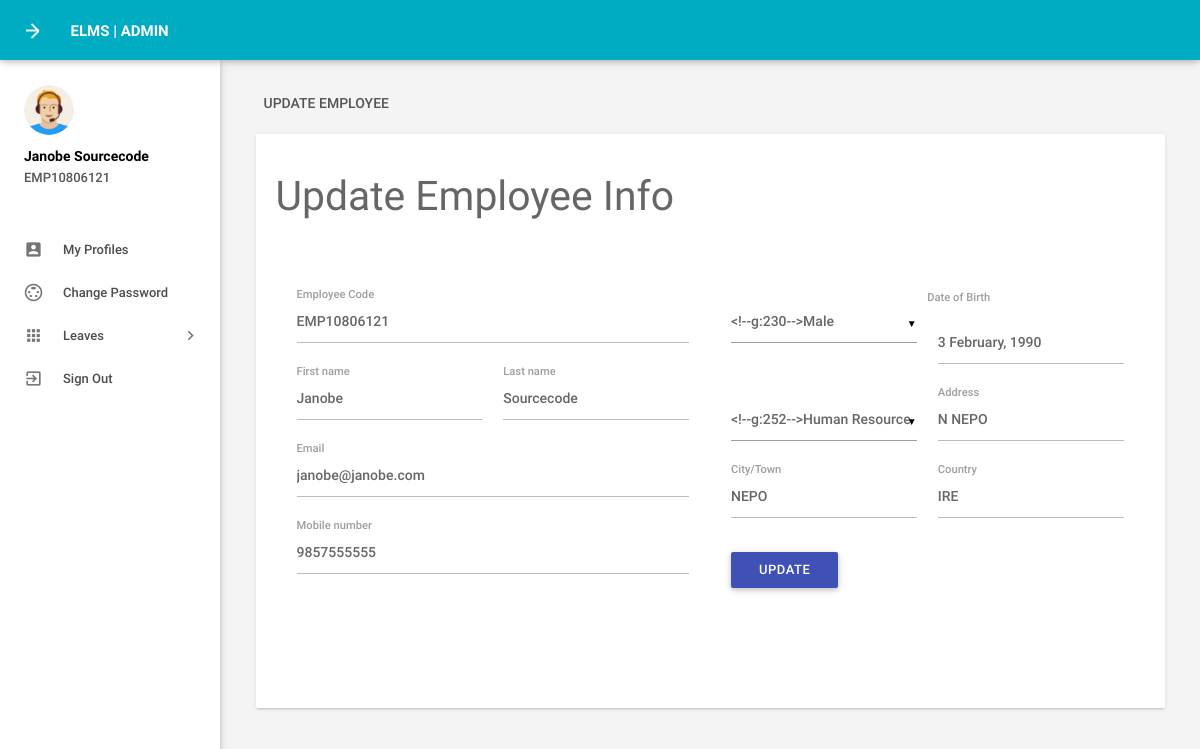
The page /myprofile.php (signed in) on the database its author committed.
### tables this page shows
CREATE TABLE `tblemployees` (
  `id` int(11) NOT NULL,
  `EmpId` varchar(100) NOT NULL,
  `FirstName` varchar(150) NOT NULL,
  `LastName` varchar(150) NOT NULL,
  `EmailId` varchar(200) NOT NULL,
  `Password` varchar(180) NOT NULL,
  `Gender` varchar(100) NOT NULL,
  `Dob` varchar(100) NOT NULL,
  `Department` varchar(255) NOT NULL,
  `Address` varchar(255) NOT NULL,
  `City` varchar(200) NOT NULL,
  `Country` varchar(150) NOT NULL,
  `Phonenumber` char(11) NOT NULL,
  `Status` int(1) NOT NULL,
  `RegDate` timestamp NOT NULL DEFAULT CURRENT_TIMESTAMP
);

### myprofile.php (the view, shortened to what this page needs)
<?php
include('includes/config.php');
if(strlen($_SESSION['emplogin'])==0)
    {
header('location:index.php');
}
else{
    ?>
<!DOCTYPE html>
<html lang="en">
    <head>
        <link type="text/css" rel="stylesheet" href="assets/plugins/materialize/css/materialize.min.css"/>
        <link href="assets/plugins/material-preloader/css/materialPreloader.min.css" rel="stylesheet">
        <link href="assets/css/alpha.min.css" rel="stylesheet" type="text/css"/>
        <link href="assets/css/custom.css" rel="stylesheet" type="text/css"/>
    </head>
    <body>
  <?php include('includes/header.php');?>
       <?php include('includes/sidebar.php');?>
   <main class="mn-inner">
                <div class="row">
                    <div class="col s12">
                        <div class="page-title">Update employee</div>
                    </div>
                    <div class="col s12 m12 l12">
                        <div class="card">
                            <div class="card-content">
                                <form id="example-form" method="post" name="updatemp">
                                    <div>
                                        <h3>Update Employee Info</h3>
                                        <section>
                                            <div class="wizard-content">
                                                <div class="row">
                                                    <div class="col m6">
                                                        <div class="row">
<?php
$eid=$_SESSION['emplogin'];
$sql = "SELECT * from  tblemployees where EmailId=:eid";
$query = $dbh -> prepare($sql);
$query -> bindParam(':eid',$eid, PDO::PARAM_STR);
$query->execute();
$results=$query->fetchAll(PDO::FETCH_OBJ);
if($query->rowCount() > 0)
{
foreach($results as $result)
{               ?>
 <div class="input-field col  s12">
<label for="empcode">Employee Code</label>
<input  name="empcode" id="empcode" value="<?php echo htmlentities($result->EmpId);?>" type="text" autocomplete="off" readonly required>
</div>
<div class="input-field col m6 s12">
<label for="firstName">First name</label>
<input id="firstName" name="firstName" value="<?php echo htmlentities($result->FirstName);?>"  type="text" required>
</div>
<div class="input-field col m6 s12">
<label for="lastName">Last name </label>
<input id="lastName" name="lastName" value="<?php echo htmlentities($result->LastName);?>" type="text" autocomplete="off" required>
</div>
<div class="input-field col s12">
<label for="email">Email</label>
<input  name="email" type="email" id="email" value="<?php echo htmlentities($result->EmailId);?>" readonly autocomplete="off" required>
</div>
<div class="input-field col s12">
<label for="phone">Mobile number</label>
<input id="phone" name="mobileno" type="tel" value="<?php echo htmlentities($result->Phonenumber);?>" maxlength="10" autocomplete="off" required>
 </div>
</div>
</div>
<div class="col m6">
<div class="row">
<div class="input-field col m6 s12">
</div>
<label for="birthdate">Date of Birth</label>
<div class="input-field col m6 s12">
<input id="birthdate" name="dob"  class="datepicker" value="<?php echo htmlentities($result->Dob);?>" >
</div>
<div class="input-field col m6 s12">
</div>
<div class="input-field col m6 s12">
<label for="address">Address</label>
<input id="address" name="address" type="text"  value="<?php echo htmlentities($result->Address);?>" autocomplete="off" required>
</div>
<div class="input-field col m6 s12">
<label for="city">City/Town</label>
<input id="city" name="city" type="text"  value="<?php echo htmlentities($result->City);?>" autocomplete="off" required>
 </div>
<div class="input-field col m6 s12">
<label for="country">Country</label>
<input id="country" name="country" type="text"  value="<?php echo htmlentities($result->Country);?>" autocomplete="off" required>
</div>
<?php }}?>
<div class="input-field col s12">
<button type="submit" name="update"  id="update" class="waves-effect waves-light btn indigo m-b-xs">UPDATE</button>
</div>
                                                        </div>
                                                    </div>
                                                </div>
                                            </div>
                                        </section>
                                    </div>
                                </form>
                            </div>
                        </div>
                    </div>
                </div>
            </main>
        </div>
        <div class="left-sidebar-hover"></div>
    </body>
</html>
<?php } ?>

### includes/sidebar.php (shortened to what this page needs)
     <aside id="slide-out" class="side-nav white fixed">
                <div class="side-nav-wrapper">
                    <div class="sidebar-profile">
                        <div class="sidebar-profile-image">
                            <img src="assets/images/profile-image.png" class="circle" alt="">
                        </div>
                        <div class="sidebar-profile-info">
                    <?php
$eid=$_SESSION['eid'];
$sql = "SELECT FirstName,LastName,EmpId from  tblemployees where id=:eid";
$query = $dbh -> prepare($sql);
$query->bindParam(':eid',$eid,PDO::PARAM_STR);
$query->execute();
$results=$query->fetchAll(PDO::FETCH_OBJ);
if($query->rowCount() > 0)
{
foreach($results as $result)
{               ?>
                                <p><?php echo htmlentities($result->FirstName." ".$result->LastName);?></p>
                                <span><?php echo htmlentities($result->EmpId)?></span>
                         <?php }} ?>
                        </div>
                    </div>
                <ul class="sidebar-menu collapsible collapsible-accordion" data-collapsible="accordion">
  <li class="no-padding"><a class="waves-effect waves-grey" href="myprofile.php"><i class="material-icons">account_box</i>My Profiles</a></li>
  <li class="no-padding"><a class="waves-effect waves-grey" href="emp-changepassword.php"><i class="material-icons">settings_input_svideo</i>Change Password</a></li>
                    <li class="no-padding">
                        <a class="collapsible-header waves-effect waves-grey"><i class="material-icons">apps</i>Leaves<i class="nav-drop-icon material-icons">keyboard_arrow_right</i></a>
                    </li>
                  <li class="no-padding">
                                <a class="waves-effect waves-grey" href="logout.php"><i class="material-icons">exit_to_app</i>Sign Out</a>
                            </li>
                </ul>
                </div>
            </aside>

### rows shown on the page
tblemployees: FirstName+LastName "Janobe Sourcecode", EmpId "EMP10806121", empcode "EMP10806121", firstName "Janobe", lastName "Sourcecode", email "janobe@janobe.com", mobileno "9857555555", dob "3 February, 1990", address "N NEPO", city "NEPO", country "IRE"
